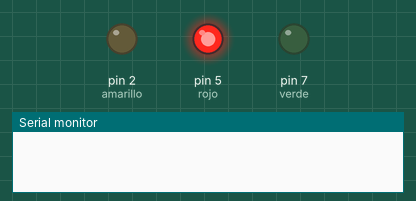
Bench run of a sketch on a simulated Arduino Uno, built with avr-gcc and run on an emulated ATmega328P. On the bench: output pins drawn as LEDs (lit = HIGH), the last lines printed to the serial monitor.

Above: at 0.5 s.
At 2.4 s:
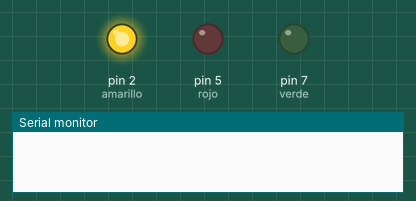
At 3.5 s:
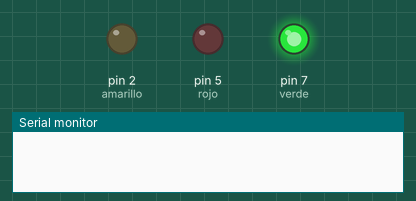
At 6.55 s:
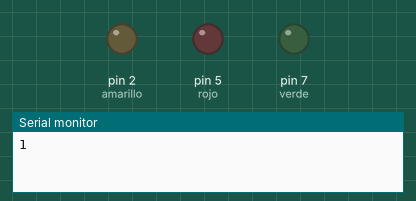
Timing chart, 0 to 6.8 s (numbered marks = the images above):
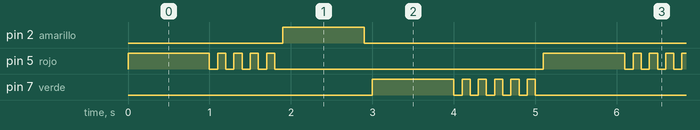

Measured:
- by itself, pin 2 (amarillo): alternates HIGH for 1.0 s and LOW for 4.1 s, 6 changes in all, then stays LOW
- by itself, pin 5 (rojo): repeats every 5.1 s: 4 × (LOW 0.10 s, HIGH 0.10 s), LOW 3.3 s, HIGH 1.0 s, until it stays LOW from 12.0 s
- by itself, pin 7 (verde): repeats every 5.1 s: 5 × (LOW 0.10 s, HIGH 0.10 s), LOW 3.1 s, HIGH 1.0 s, until it stays LOW from 15.2 s

The sketch:

semaforopara.ino
```cpp
int rojo=5;
int amarillo=2;
int verde=7;
int c=0;
/*ojo a partir del numero 30 en protoword, el celeste es para el negativo, la pata corta es la negativa, el cable negativo viene del pin GND
 * asignar el puerto siempre,
*/
void setup() {
  pinMode(verde,OUTPUT);
  pinMode(amarillo,OUTPUT);
  pinMode(rojo,OUTPUT);
  Serial.begin(9600);
}
void loop() {


 if (c<3){
 digitalWrite(rojo,HIGH);
 delay(1000);
 digitalWrite(rojo,LOW);
 delay(100);
 digitalWrite(rojo,HIGH);
 delay(100);
 digitalWrite(rojo,LOW);
 delay(100);
 digitalWrite(rojo,HIGH);
 delay(100);
 digitalWrite(rojo,LOW);
 delay(100);
 digitalWrite(rojo,HIGH);
 delay(100);
 digitalWrite(rojo,LOW);
 delay(100);
 digitalWrite(rojo,HIGH);
 delay(100);
 digitalWrite(rojo,LOW);
 delay(100);

 digitalWrite(amarillo,HIGH);
 delay(1000);
 digitalWrite(amarillo,LOW);
 delay(100);

 digitalWrite(verde,HIGH);
 delay(1000);
 digitalWrite(verde,LOW);
 delay(100);
 digitalWrite(verde,HIGH);
 delay(100);
 digitalWrite(verde,LOW);
 delay(100);
 digitalWrite(verde,HIGH);
 delay(100);
 digitalWrite(verde,LOW);
 delay(100);
 digitalWrite(verde,HIGH);
 delay(100);
 digitalWrite(verde,LOW);
 delay(100);
 digitalWrite(verde,HIGH);
 delay(100);
 digitalWrite(verde,LOW);
 delay(100);
 digitalWrite(verde,HIGH);
 delay(100);
 digitalWrite(verde,LOW);
 delay(100);


 c++;
 Serial.println(c);}

else{
   digitalWrite(rojo,LOW);
   digitalWrite(amarillo,LOW);
   digitalWrite(verde,LOW);
}
}
```
